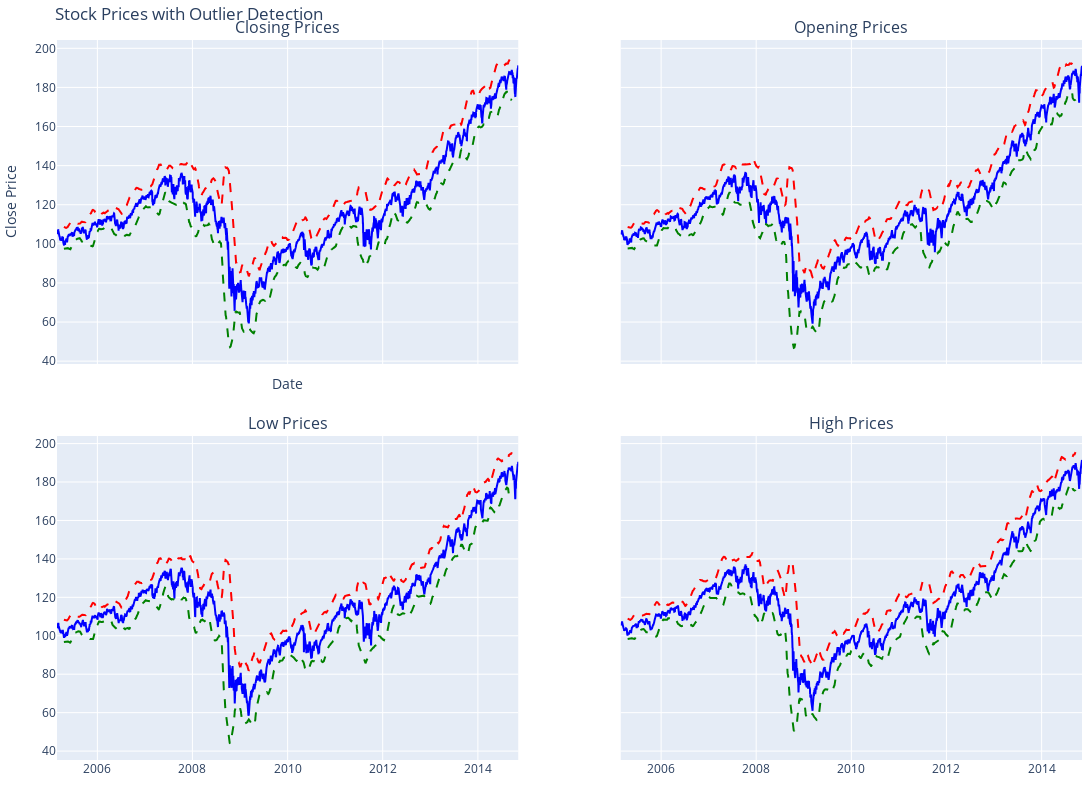

Notebook code for this chart:
### Markdown cell above
## <a id='toc2_2_'></a>[Sliding window time series](#toc0_)

### Code cell
# Create a column for anomaly detection
close_column = train['Close']
open_column = train['Open']
low_column = train['Low']
high_column = train['High']

# Parameters for the sliding window
window_percentage = 3  # Percentage for the window size
k_close = int(len(close_column) * (window_percentage / 2 / 100))
k_open = int(len(open_column) * (window_percentage / 2 / 100))
k_low = int(len(low_column) * (window_percentage / 2 / 100))
k_high = int(len(high_column) * (window_percentage / 2 / 100))

N = len(close_column)

# Function to get upper and lower bands
def get_bands(data, k):
    bands = []
    for i in range(N):
        if i < k or i + k >= N:
            bands.append((np.nan, np.nan))  # Avoiding edge effects
            continue
        window_data = data[i-k:i+k]
        bands.append((np.mean(window_data) + 3 * np.std(window_data),
                      np.mean(window_data) - 3 * np.std(window_data)))
    return zip(*bands)

# Calculate bands for each price type
upper_close, lower_close = get_bands(close_column, k_close)
upper_open, lower_open = get_bands(open_column, k_open)
upper_low, lower_low = get_bands(low_column, k_low)
upper_high, lower_high = get_bands(high_column, k_high)

# Identify anomalies for each price type
anomalies_close = (close_column > upper_close) | (close_column < lower_close)
anomalies_open = (open_column > upper_open) | (open_column < lower_open)
anomalies_low = (low_column > upper_low) | (low_column < lower_low)
anomalies_high = (high_column > upper_high) | (high_column < lower_high)

# Add anomaly information to the DataFrame
train['Anomalies_Close'] = anomalies_close
train['Anomalies_Open'] = anomalies_open
train['Anomalies_Low'] = anomalies_low
train['Anomalies_High'] = anomalies_high

# Create 2x2 subplots with tighter spacing and equal dimensions
fig = make_subplots(
    rows=2, cols=2,
    subplot_titles=('Closing Prices', 'Opening Prices', 'Low Prices', 'High Prices'),
    vertical_spacing=0.1,  # Adjust vertical spacing
    horizontal_spacing=0.1,  # Adjust horizontal spacing
    shared_xaxes=True,
    shared_yaxes=True,
)

# Add traces for Closing Prices
fig.add_trace(go.Scatter(x=train['Date'], y=close_column, mode='lines', name='Close', line=dict(color='blue')),
              row=1, col=1)
fig.add_trace(go.Scatter(x=train['Date'], y=upper_close, mode='lines', name='Upper Band', line=dict(color='red', dash='dash')),
              row=1, col=1)
fig.add_trace(go.Scatter(x=train['Date'], y=lower_close, mode='lines', name='Lower Band', line=dict(color='green', dash='dash')),
              row=1, col=1)
fig.add_trace(go.Scatter(x=train[train['Anomalies_Close']]['Date'], 
                         y=train[train['Anomalies_Close']]['Close'], 
                         mode='markers', name='Anomalies', marker=dict(color='orange', size=10)),
              row=1, col=1)

# Add traces for Opening Prices
fig.add_trace(go.Scatter(x=train['Date'], y=open_column, mode='lines', name='Open', line=dict(color='blue')),
              row=1, col=2)
fig.add_trace(go.Scatter(x=train['Date'], y=upper_open, mode='lines', name='Upper Band', line=dict(color='red', dash='dash')),
              row=1, col=2)
fig.add_trace(go.Scatter(x=train['Date'], y=lower_open, mode='lines', name='Lower Band', line=dict(color='green', dash='dash')),
              row=1, col=2)
fig.add_trace(go.Scatter(x=train[train['Anomalies_Open']]['Date'], 
                         y=train[train['Anomalies_Open']]['Open'], 
                         mode='markers', name='Anomalies', marker=dict(color='orange', size=10)),
              row=1, col=2)

# Add traces for Low Prices
fig.add_trace(go.Scatter(x=train['Date'], y=low_column, mode='lines', name='Low', line=dict(color='blue')),
              row=2, col=1)
fig.add_trace(go.Scatter(x=train['Date'], y=upper_low, mode='lines', name='Upper Band', line=dict(color='red', dash='dash')),
              row=2, col=1)
fig.add_trace(go.Scatter(x=train['Date'], y=lower_low, mode='lines', name='Lower Band', line=dict(color='green', dash='dash')),
              row=2, col=1)
fig.add_trace(go.Scatter(x=train[train['Anomalies_Low']]['Date'], 
                         y=train[train['Anomalies_Low']]['Low'], 
                         mode='markers', name='Anomalies', marker=dict(color='orange', size=10)),
              row=2, col=1)

# Add traces for High Prices
fig.add_trace(go.Scatter(x=train['Date'], y=high_column, mode='lines', name='High', line=dict(color='blue')),
              row=2, col=2)
fig.add_trace(go.Scatter(x=train['Date'], y=upper_high, mode='lines', name='Upper Band', line=dict(color='red', dash='dash')),
              row=2, col=2)
fig.add_trace(go.Scatter(x=train['Date'], y=lower_high, mode='lines', name='Lower Band', line=dict(color='green', dash='dash')),
              row=2, col=2)
fig.add_trace(go.Scatter(x=train[train['Anomalies_High']]['Date'], 
                         y=train[train['Anomalies_High']]['High'], 
                         mode='markers', name='Anomalies', marker=dict(color='orange', size=10)),
              row=2, col=2)

# Update layout settings and set margins to ensure equal dimensions for all subplots
fig.update_layout(
    title='Stock Prices with Outlier Detection',
    height=800,
    width=1200,
    showlegend=False,
    margin=dict(l=10, r=10, t=40, b=40),
    xaxis_title="Date",
    yaxis_title="Close Price",
    xaxis=dict(tickformat="%Y-%m-%d")  # Add date format for x-axis
)

# Show the plot
fig.show()

### Figure 1 — Plotly figure (JSON) as saved in the notebook; plotly's stock layout.template omitted (floating-point values rounded to 4 significant figures; data arrays with more than 128 entries replaced by an {"elided": "..."} marker saying what was removed)
{"data": [{"line": {"color": "blue"}, "mode": "lines", "name": "Close", "type": "scatter", "x": {"elided": "2443 str values"}, "xaxis": "x", "y": {"elided": "2443 float values"}, "yaxis": "y"}, {"line": {"color": "red", "dash": "dash"}, "mode": "lines", "name": "Upper Band", "type": "scatter", "x": {"elided": "2443 str values"}, "xaxis": "x", "y": {"elided": "2443 float values"}, "yaxis": "y"}, {"line": {"color": "green", "dash": "dash"}, "mode": "lines", "name": "Lower Band", "type": "scatter", "x": {"elided": "2443 str values"}, "xaxis": "x", "y": {"elided": "2443 float values"}, "yaxis": "y"}, {"marker": {"color": "orange", "size": 10}, "mode": "markers", "name": "Anomalies", "type": "scatter", "x": [], "xaxis": "x", "y": [], "yaxis": "y"}, {"line": {"color": "blue"}, "mode": "lines", "name": "Open", "type": "scatter", "x": {"elided": "2443 str values"}, "xaxis": "x2", "y": {"elided": "2443 float values"}, "yaxis": "y2"}, {"line": {"color": "red", "dash": "dash"}, "mode": "lines", "name": "Upper Band", "type": "scatter", "x": {"elided": "2443 str values"}, "xaxis": "x2", "y": {"elided": "2443 float values"}, "yaxis": "y2"}, {"line": {"color": "green", "dash": "dash"}, "mode": "lines", "name": "Lower Band", "type": "scatter", "x": {"elided": "2443 str values"}, "xaxis": "x2", "y": {"elided": "2443 float values"}, "yaxis": "y2"}, {"marker": {"color": "orange", "size": 10}, "mode": "markers", "name": "Anomalies", "type": "scatter", "x": [], "xaxis": "x2", "y": [], "yaxis": "y2"}, {"line": {"color": "blue"}, "mode": "lines", "name": "Low", "type": "scatter", "x": {"elided": "2443 str values"}, "xaxis": "x3", "y": {"elided": "2443 float values"}, "yaxis": "y3"}, {"line": {"color": "red", "dash": "dash"}, "mode": "lines", "name": "Upper Band", "type": "scatter", "x": {"elided": "2443 str values"}, "xaxis": "x3", "y": {"elided": "2443 float values"}, "yaxis": "y3"}, {"line": {"color": "green", "dash": "dash"}, "mode": "lines", "name": "Lower Band", "type": "scatter", "x": {"elided": "2443 str values"}, "xaxis": "x3", "y": {"elided": "2443 float values"}, "yaxis": "y3"}, {"marker": {"color": "orange", "size": 10}, "mode": "markers", "name": "Anomalies", "type": "scatter", "x": [], "xaxis": "x3", "y": [], "yaxis": "y3"}, {"line": {"color": "blue"}, "mode": "lines", "name": "High", "type": "scatter", "x": {"elided": "2443 str values"}, "xaxis": "x4", "y": {"elided": "2443 float values"}, "yaxis": "y4"}, {"line": {"color": "red", "dash": "dash"}, "mode": "lines", "name": "Upper Band", "type": "scatter", "x": {"elided": "2443 str values"}, "xaxis": "x4", "y": {"elided": "2443 float values"}, "yaxis": "y4"}, {"line": {"color": "green", "dash": "dash"}, "mode": "lines", "name": "Lower Band", "type": "scatter", "x": {"elided": "2443 str values"}, "xaxis": "x4", "y": {"elided": "2443 float values"}, "yaxis": "y4"}, {"marker": {"color": "orange", "size": 10}, "mode": "markers", "name": "Anomalies", "type": "scatter", "x": [], "xaxis": "x4", "y": [], "yaxis": "y4"}], "layout": {"annotations": [{"font": {"size": 16}, "showarrow": false, "text": "Closing Prices", "x": 0.225, "xanchor": "center", "xref": "paper", "y": 1, "yanchor": "bottom", "yref": "paper"}, {"font": {"size": 16}, "showarrow": false, "text": "Opening Prices", "x": 0.775, "xanchor": "center", "xref": "paper", "y": 1, "yanchor": "bottom", "yref": "paper"}, {"font": {"size": 16}, "showarrow": false, "text": "Low Prices", "x": 0.225, "xanchor": "center", "xref": "paper", "y": 0.45, "yanchor": "bottom", "yref": "paper"}, {"font": {"size": 16}, "showarrow": false, "text": "High Prices", "x": 0.775, "xanchor": "center", "xref": "paper", "y": 0.45, "yanchor": "bottom", "yref": "paper"}], "height": 800, "margin": {"b": 40, "l": 10, "r": 10, "t": 40}, "showlegend": false, "title": {"text": "Stock Prices with Outlier Detection"}, "width": 1200, "xaxis": {"anchor": "y", "domain": [0, 0.45], "matches": "x3", "showticklabels": false, "tickformat": "%Y-%m-%d", "title": {"text": "Date"}}, "xaxis2": {"anchor": "y2", "domain": [0.55, 1], "matches": "x4", "showticklabels": false}, "xaxis3": {"anchor": "y3", "domain": [0, 0.45]}, "xaxis4": {"anchor": "y4", "domain": [0.55, 1]}, "yaxis": {"anchor": "x", "domain": [0.55, 1], "title": {"text": "Close Price"}}, "yaxis2": {"anchor": "x2", "domain": [0.55, 1], "matches": "y", "showticklabels": false}, "yaxis3": {"anchor": "x3", "domain": [0, 0.45]}, "yaxis4": {"anchor": "x4", "domain": [0, 0.45], "matches": "y3", "showticklabels": false}}}
